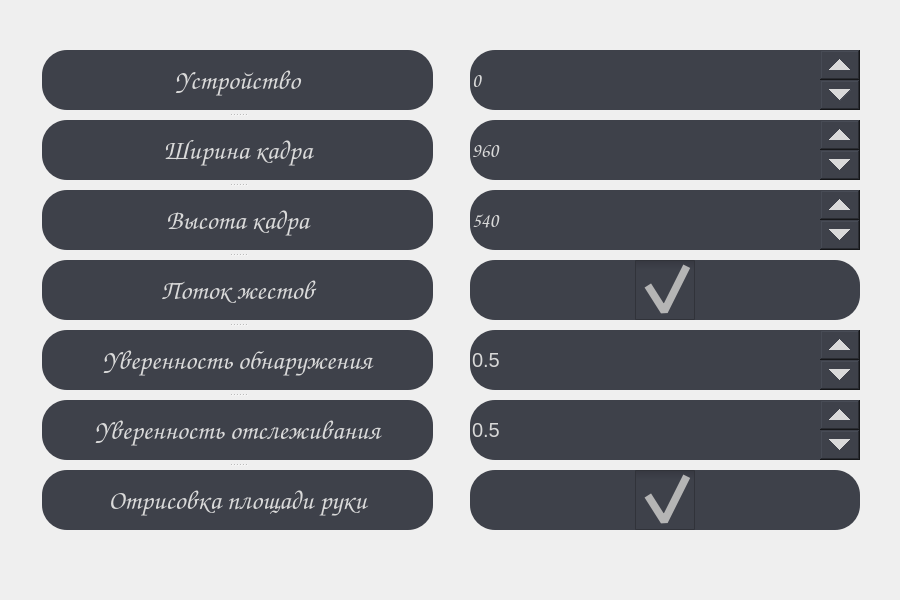
<?xml version="1.0" encoding="UTF-8"?>
<ui version="4.0">
    <class>settings_widget</class>
    <widget class="QWidget" name="settings_widget">
        <property name="geometry">
            <rect>
                <x>0</x>
                <y>0</y>
                <width>900</width>
                <height>600</height>
            </rect>
        </property>
        <property name="windowTitle">
            <string>settings</string>
        </property>
        <widget class="QSplitter" name="splitter_2">
            <property name="geometry">
                <rect>
                    <x>42</x>
                    <y>50</y>
                    <width>391</width>
                    <height>480</height>
                </rect>
            </property>
            <property name="orientation">
                <enum>Qt::Vertical</enum>
            </property>
            <property name="handleWidth">
                <number>10</number>
            </property>
            <widget class="QLabel" name="device_label">
                <property name="font">
                    <font>
                        <family>Comic Sans MS</family>
                        <pointsize>20</pointsize>
                        <italic>false</italic>
                    </font>
                </property>
                <property name="styleSheet">
                    <string notr="true">background-color: rgb(62, 65, 74);
                        color: rgb(217, 217, 217);
                        border-radius:25px;
                    </string>
                </property>
                <property name="text">
                    <string>Устройство</string>
                </property>
                <property name="alignment">
                    <set>Qt::AlignCenter</set>
                </property>
            </widget>
            <widget class="QLabel" name="width_label">
                <property name="font">
                    <font>
                        <family>Comic Sans MS</family>
                        <pointsize>20</pointsize>
                        <italic>false</italic>
                    </font>
                </property>
                <property name="styleSheet">
                    <string notr="true">background-color: rgb(62, 65, 74);
                        color: rgb(217, 217, 217);
                        border-radius:25px;
                    </string>
                </property>
                <property name="text">
                    <string>Ширина кадра</string>
                </property>
                <property name="alignment">
                    <set>Qt::AlignCenter</set>
                </property>
            </widget>
            <widget class="QLabel" name="height_label">
                <property name="font">
                    <font>
                        <family>Comic Sans MS</family>
                        <pointsize>20</pointsize>
                        <italic>false</italic>
                    </font>
                </property>
                <property name="styleSheet">
                    <string notr="true">background-color: rgb(62, 65, 74);
                        color: rgb(217, 217, 217);
                        border-radius:25px;
                    </string>
                </property>
                <property name="text">
                    <string>Высота кадра</string>
                </property>
                <property name="alignment">
                    <set>Qt::AlignCenter</set>
                </property>
            </widget>
            <widget class="QLabel" name="use_static_image_mode_label">
                <property name="font">
                    <font>
                        <family>Comic Sans MS</family>
                        <pointsize>20</pointsize>
                        <italic>false</italic>
                    </font>
                </property>
                <property name="styleSheet">
                    <string notr="true">background-color: rgb(62, 65, 74);
                        color: rgb(217, 217, 217);
                        border-radius:25px;
                    </string>
                </property>
                <property name="text">
                    <string>Поток жестов</string>
                </property>
                <property name="alignment">
                    <set>Qt::AlignCenter</set>
                </property>
            </widget>
            <widget class="QLabel" name="min_detection_confidence_label">
                <property name="font">
                    <font>
                        <family>Comic Sans MS</family>
                        <pointsize>20</pointsize>
                        <italic>false</italic>
                    </font>
                </property>
                <property name="styleSheet">
                    <string notr="true">background-color: rgb(62, 65, 74);
                        color: rgb(217, 217, 217);
                        border-radius:25px;
                    </string>
                </property>
                <property name="text">
                    <string>Уверенность обнаружения</string>
                </property>
                <property name="alignment">
                    <set>Qt::AlignCenter</set>
                </property>
            </widget>
            <widget class="QLabel" name="min_tracking_confidence_label">
                <property name="font">
                    <font>
                        <family>Comic Sans MS</family>
                        <pointsize>20</pointsize>
                        <italic>false</italic>
                    </font>
                </property>
                <property name="styleSheet">
                    <string notr="true">background-color: rgb(62, 65, 74);
                        color: rgb(217, 217, 217);
                        border-radius:25px;
                    </string>
                </property>
                <property name="text">
                    <string>Уверенность отслеживания</string>
                </property>
                <property name="alignment">
                    <set>Qt::AlignCenter</set>
                </property>
            </widget>
            <widget class="QLabel" name="use_brect_label">
                <property name="font">
                    <font>
                        <family>Comic Sans MS</family>
                        <pointsize>20</pointsize>
                        <italic>false</italic>
                    </font>
                </property>
                <property name="styleSheet">
                    <string notr="true">background-color: rgb(62, 65, 74);
                        color: rgb(217, 217, 217);
                        border-radius:25px;
                    </string>
                </property>
                <property name="text">
                    <string>Отрисовка площади руки</string>
                </property>
                <property name="alignment">
                    <set>Qt::AlignCenter</set>
                </property>
            </widget>
        </widget>
        <widget class="QCheckBox" name="use_static_image_mode_checkbox">
            <property name="geometry">
                <rect>
                    <x>470</x>
                    <y>260</y>
                    <width>390</width>
                    <height>60</height>
                </rect>
            </property>
            <property name="styleSheet">
                <string notr="true">QCheckBox {
                    background-color: rgb(62, 65, 74);
                    color: rgb(217, 217, 217);
                    border-radius: 25px;
                    }
                    QCheckBox::indicator {
                    subcontrol-origin: border;
                    subcontrol-position: center;
                    width: 60px;
                    height: 60px;
                    }
                </string>
            </property>
            <property name="text">
                <string/>
            </property>
            <property name="checked">
                <bool>true</bool>
            </property>
            <property name="tristate">
                <bool>false</bool>
            </property>
        </widget>
        <widget class="QSpinBox" name="device_spinbox">
            <property name="geometry">
                <rect>
                    <x>470</x>
                    <y>50</y>
                    <width>390</width>
                    <height>60</height>
                </rect>
            </property>
            <property name="font">
                <font>
                    <family>Comic Sans MS</family>
                    <pointsize>-1</pointsize>
                </font>
            </property>
            <property name="styleSheet">
                <string notr="true">QSpinBox {
                    background-color: rgb(62, 65, 74);
                    color: rgb(217, 217, 217);
                    border-radius: 25px;
                    font-family: &quot;Comic Sans MS&quot;;
                    font-size: 20px;
                    }
                    QSpinBox::up-button {
                    subcontrol-origin: border;
                    subcontrol-position: top right;
                    min-width: 40px;
                    min_height: 25px;
                    }
                    QSpinBox::down-button {
                    subcontrol-origin: border;
                    subcontrol-position: bottom right;
                    min-width: 40px;
                    min_height: 25px;
                    }
                    QSpinBox::text {
                    padding-right: 20px;
                    }
                </string>
            </property>
            <property name="buttonSymbols">
                <enum>QAbstractSpinBox::UpDownArrows</enum>
            </property>
        </widget>
        <widget class="QSpinBox" name="width_spinbox">
            <property name="geometry">
                <rect>
                    <x>470</x>
                    <y>120</y>
                    <width>390</width>
                    <height>60</height>
                </rect>
            </property>
            <property name="font">
                <font>
                    <family>Comic Sans MS</family>
                    <pointsize>-1</pointsize>
                </font>
            </property>
            <property name="styleSheet">
                <string notr="true">QSpinBox {
                    background-color: rgb(62, 65, 74);
                    color: rgb(217, 217, 217);
                    border-radius: 25px;
                    font-family: &quot;Comic Sans MS&quot;;
                    font-size: 20px;
                    }
                    QSpinBox::up-button {
                    subcontrol-origin: border;
                    subcontrol-position: top right;
                    min-width: 40px;
                    min_height: 25px;
                    }
                    QSpinBox::down-button {
                    subcontrol-origin: border;
                    subcontrol-position: bottom right;
                    min-width: 40px;
                    min_height: 25px;
                    }
                </string>
            </property>
            <property name="buttonSymbols">
                <enum>QAbstractSpinBox::UpDownArrows</enum>
            </property>
            <property name="maximum">
                <number>5000</number>
            </property>
            <property name="value">
                <number>960</number>
            </property>
        </widget>
        <widget class="QSpinBox" name="height_spinbox">
            <property name="geometry">
                <rect>
                    <x>470</x>
                    <y>190</y>
                    <width>390</width>
                    <height>60</height>
                </rect>
            </property>
            <property name="font">
                <font>
                    <family>Comic Sans MS</family>
                    <pointsize>-1</pointsize>
                </font>
            </property>
            <property name="styleSheet">
                <string notr="true">QSpinBox {
                    background-color: rgb(62, 65, 74);
                    color: rgb(217, 217, 217);
                    border-radius: 25px;
                    font-family: &quot;Comic Sans MS&quot;;
                    font-size: 20px;
                    }
                    QSpinBox::up-button {
                    subcontrol-origin: border;
                    subcontrol-position: top right;
                    min-width: 40px;
                    min_height: 25px;
                    }
                    QSpinBox::down-button {
                    subcontrol-origin: border;
                    subcontrol-position: bottom right;
                    min-width: 40px;
                    min_height: 25px;
                    }
                </string>
            </property>
            <property name="buttonSymbols">
                <enum>QAbstractSpinBox::UpDownArrows</enum>
            </property>
            <property name="maximum">
                <number>5000</number>
            </property>
            <property name="value">
                <number>540</number>
            </property>
        </widget>
        <widget class="QCheckBox" name="use_brect_checkbox">
            <property name="geometry">
                <rect>
                    <x>470</x>
                    <y>470</y>
                    <width>390</width>
                    <height>60</height>
                </rect>
            </property>
            <property name="styleSheet">
                <string notr="true">QCheckBox {
                    background-color: rgb(62, 65, 74);
                    color: rgb(217, 217, 217);
                    border-radius: 25px;
                    }
                    QCheckBox::indicator {
                    subcontrol-origin: border;
                    subcontrol-position: center;
                    width: 60px;
                    height: 60px;
                    }
                </string>
            </property>
            <property name="text">
                <string/>
            </property>
            <property name="checked">
                <bool>true</bool>
            </property>
        </widget>
        <widget class="QDoubleSpinBox" name="min_detection_confidence_doublespinbox">
            <property name="geometry">
                <rect>
                    <x>470</x>
                    <y>330</y>
                    <width>390</width>
                    <height>60</height>
                </rect>
            </property>
            <property name="styleSheet">
                <string notr="true">QDoubleSpinBox {
                    background-color: rgb(62, 65, 74);
                    color: rgb(217, 217, 217);
                    border-radius: 25px;
                    font-family: &quot;Comic Sans MS&quot;;
                    font-size: 20px;
                    }
                    QDoubleSpinBox::up-button {
                    subcontrol-origin: border;
                    subcontrol-position: top right;
                    min-width: 40px;
                    min_height: 25px;
                    }
                    QDoubleSpinBox::down-button {
                    subcontrol-origin: border;
                    subcontrol-position: bottom right;
                    min-width: 40px;
                    min_height: 25px;
                    }
                </string>
            </property>
            <property name="decimals">
                <number>1</number>
            </property>
            <property name="maximum">
                <double>1.000000000000000</double>
            </property>
            <property name="singleStep">
                <double>0.100000000000000</double>
            </property>
            <property name="value">
                <double>0.500000000000000</double>
            </property>
        </widget>
        <widget class="QDoubleSpinBox" name="min_tracking_confidence_doublespinbox">
            <property name="geometry">
                <rect>
                    <x>470</x>
                    <y>400</y>
                    <width>390</width>
                    <height>60</height>
                </rect>
            </property>
            <property name="styleSheet">
                <string notr="true">QDoubleSpinBox {
                    background-color: rgb(62, 65, 74);
                    color: rgb(217, 217, 217);
                    border-radius: 25px;
                    font-family: &quot;Comic Sans MS&quot;;
                    font-size: 20px;
                    }
                    QDoubleSpinBox::up-button {
                    subcontrol-origin: border;
                    subcontrol-position: top right;
                    min-width: 40px;
                    min_height: 25px;
                    }
                    QDoubleSpinBox::down-button {
                    subcontrol-origin: border;
                    subcontrol-position: bottom right;
                    min-width: 40px;
                    min_height: 25px;
                    }
                </string>
            </property>
            <property name="decimals">
                <number>1</number>
            </property>
            <property name="maximum">
                <double>1.000000000000000</double>
            </property>
            <property name="singleStep">
                <double>0.100000000000000</double>
            </property>
            <property name="value">
                <double>0.500000000000000</double>
            </property>
        </widget>
    </widget>
    <resources/>
    <connections/>
</ui>
